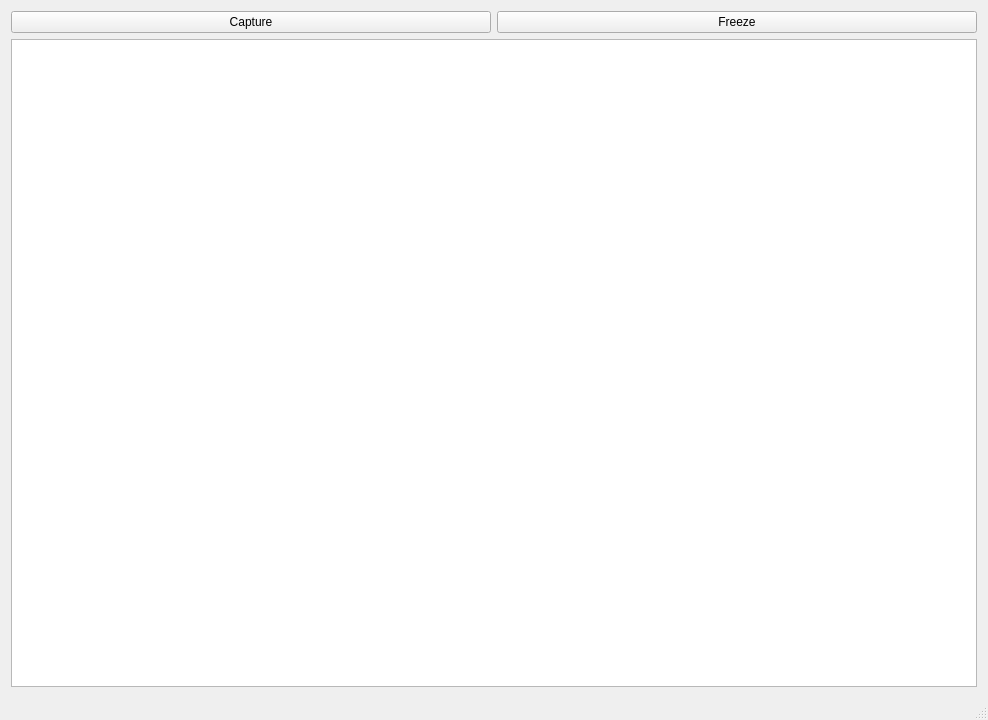
<?xml version="1.0" encoding="UTF-8"?>
<ui version="4.0">
 <class>MainWindow</class>
 <widget class="QMainWindow" name="MainWindow">
  <property name="geometry">
   <rect>
    <x>0</x>
    <y>0</y>
    <width>988</width>
    <height>720</height>
   </rect>
  </property>
  <property name="windowTitle">
   <string>Face Detector</string>
  </property>
  <widget class="QWidget" name="centralWidget">
   <layout class="QHBoxLayout" name="horizontalLayout_2">
    <item>
     <layout class="QVBoxLayout" name="verticalLayout">
      <item>
       <layout class="QHBoxLayout" name="horizontalLayout">
        <item>
         <widget class="QPushButton" name="start">
          <property name="text">
           <string>Capture</string>
          </property>
         </widget>
        </item>
        <item>
         <widget class="QPushButton" name="stop">
          <property name="text">
           <string>Freeze</string>
          </property>
         </widget>
        </item>
       </layout>
      </item>
      <item>
       <widget class="QGraphicsView" name="graphicsView">
        <property name="minimumSize">
         <size>
          <width>620</width>
          <height>480</height>
         </size>
        </property>
       </widget>
      </item>
     </layout>
    </item>
   </layout>
  </widget>
  <widget class="QStatusBar" name="statusBar"/>
 </widget>
 <layoutdefault spacing="6" margin="11"/>
 <resources/>
 <connections/>
</ui>
